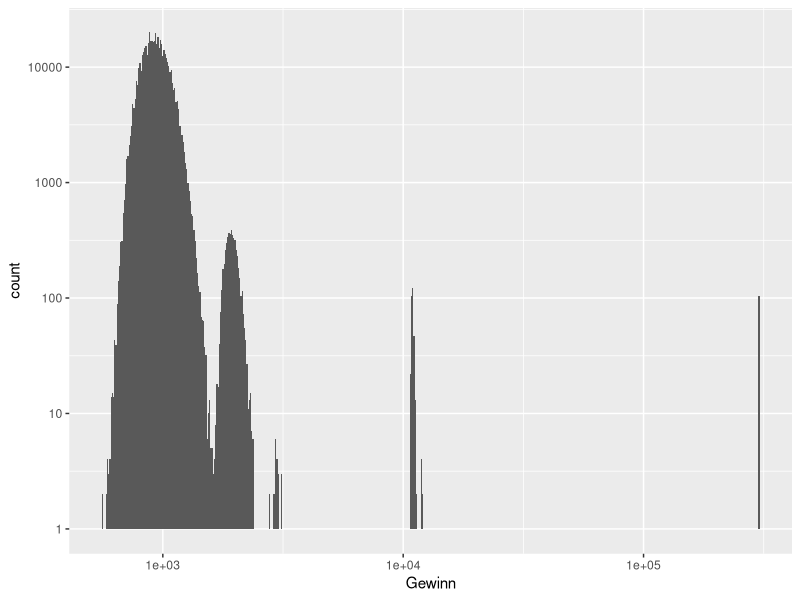

The R source for this figure:
#ggplot & dplyr verfügbar machen über tidyverse
library(tidyverse)

#Lospool definieren inkl. 0
LosPool<-c(0,2,4,10,20,100,1000,10000,300000)

#Wahrscheinlichkeiten für jedes Los definieren
ProbLose_ohne0<-c((1/5.88),(1/20),(1/50),(1/200),(1/1000),(1/100000),(1/1666666.67),(1/5000000))
GesamtSofortGewProb<-(sum(ProbLose_ohne0))
ProbLose_mit0<-c((1-GesamtSofortGewProb),(1/5.88),(1/20),(1/50),(1/200),(1/1000),(1/100000),(1/1666666.67),(1/5000000))

#Anzahl Lose je Ziehung definieren
Lose<-1000

#Anzahl Ziehungen definieren
nZiehungen<-500000

#Start festlegen für Reproduzierbarkeit der Ergebnisse
set.seed(1)

#Ziehungen durchführen und Gewinnsumme je Ziehung ermitteln
MonteCarloSim<-replicate(nZiehungen,
  {
  X<-sample(LosPool,Lose,prob = ProbLose_mit0,replace = TRUE)
  Gewinnsumme<-sum(X)
  }
  )

DFMonteCarloSim<-data.frame(Gewinn=as.numeric(MonteCarloSim))
ggplot(DFMonteCarloSim,aes(x=Gewinn))+geom_histogram(binwidth = 0.005)+scale_x_continuous(trans="log10")+scale_y_continuous(trans="log10")

#Mittelwert, etc. berechnen
mean(MonteCarloSim)
sd(MonteCarloSim)
max(MonteCarloSim)
min(MonteCarloSim)
